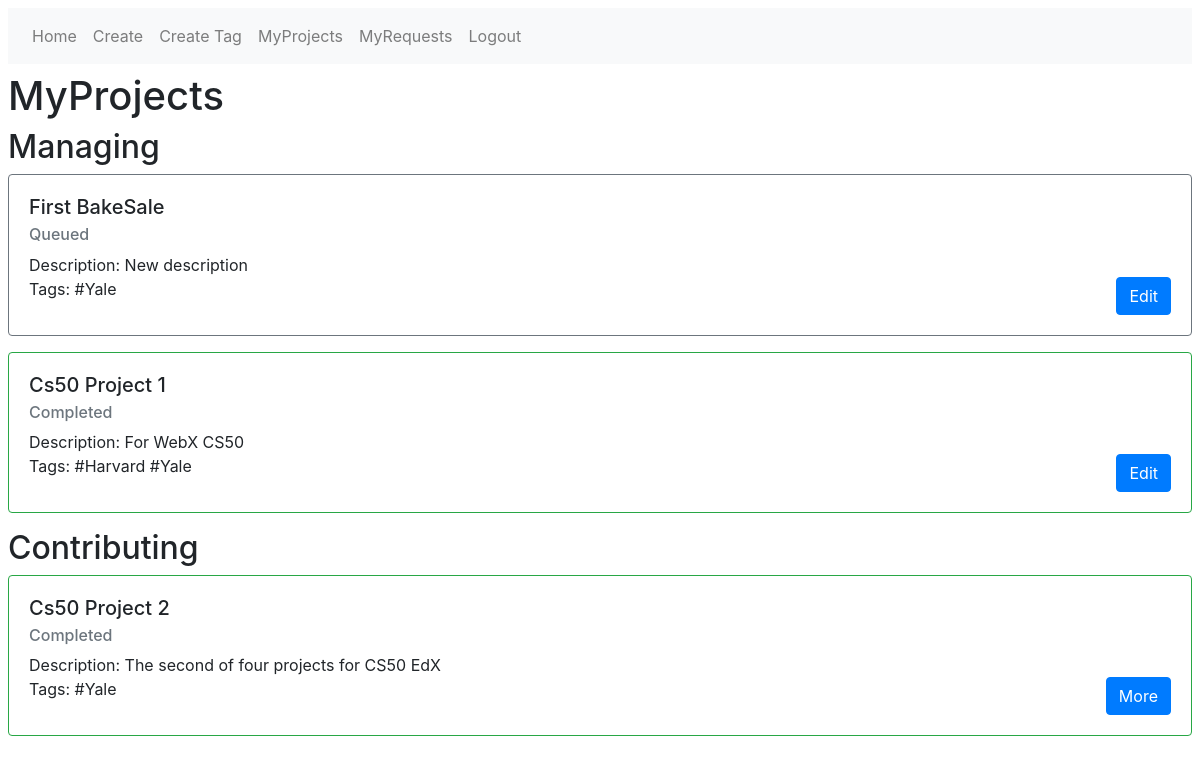
The page /projects/manage/ (signed in) on the database as committed earlier.
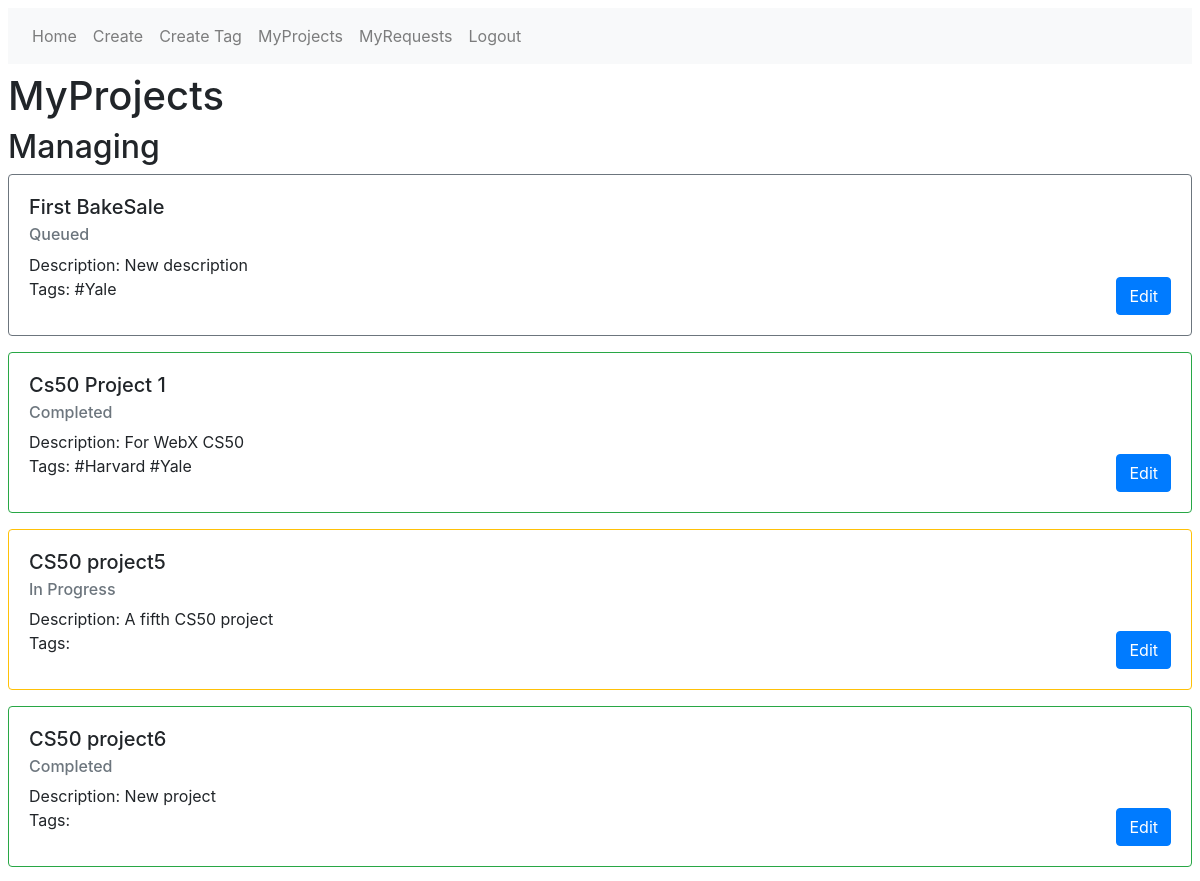
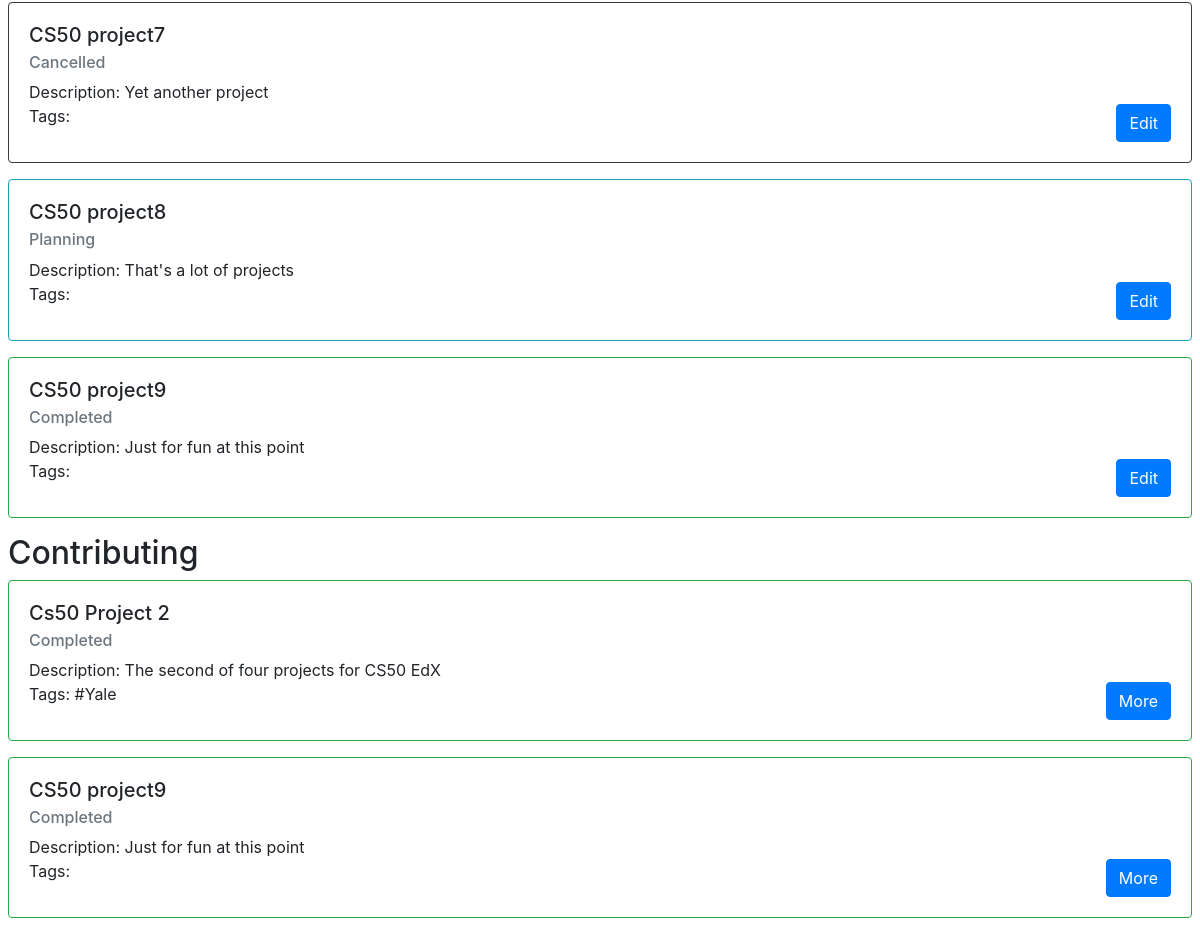
The same page on the database as committed later (2 pictures, top to bottom).
### users/models.py (models this page shows, shortened)
class Project(models.Model):
    name = models.CharField(max_length=64)
    manager = models.ForeignKey(User, on_delete=models.PROTECT, related_name='manager')
    status = models.ForeignKey('Status', on_delete=models.PROTECT,)
    contributors = models.ManyToManyField(User, related_name='contributor', blank=True,)
    description = models.TextField()
    tags = models.ManyToManyField(Tag, blank=True,)

class Status(models.Model):
    status = models.CharField(max_length=64)
    cardClass = models.ForeignKey('CardClass', on_delete=models.CASCADE)
    def __str__(self):
        return f"{self.status}"

class Tag(models.Model):
    tag = models.CharField(max_length=64)
    def __str__(self):
        return f"{self.tag}"

### projects/views.py (the view)
# urls.py: path("manage/", views.manage_view, name="manage"),
def manage_view(request):
    if not request.user.is_authenticated:
        return render(request, "users/login.html", {"message": None})
    context = {
        "managed_projects": request.user.manager.all(),
        "contributed_projects": request.user.contributor.all()
    }
    return render(request, "projects/manage.html", context)

### projects/templates/projects/manage.html
{% extends "projects/base.html" %}
{% block body %}
  <h1>MyProjects</h1>
  <h2>Managing</h2>
  {% for project in managed_projects %}
  <div class="{{project.status.cardClass.cardClass}}">
    <div class="card-body">
      <h5 class = "card-title"> {{project.name}}</h5>
      <h6 class="card-subtitle mb-2 text-muted">{{project.status}}</h6>
      Description: {{project.description}} <br>
      Tags: {% for tag in project.tags.all %}#{{tag}} {% endfor %}
      <a href="{% url 'projects:manage_project' project.id%}" class="float-right btn btn-primary">Edit</a>
    </div>
  </div>
  {% endfor %}
  <h2>Contributing</h2>
  {% for project in contributed_projects %}
  <div class="{{project.status.cardClass.cardClass}}">
    <div class="card-body">
      <h5 class = "card-title"> {{project.name}}</h5>
      <h6 class="card-subtitle mb-2 text-muted">{{project.status}}</h6>
      Description: {{project.description}} <br>
      Tags: {% for tag in project.tags.all %}#{{tag}} {% endfor %}
      <a href="{% url 'projects:manage_project' project.id%}" class="float-right btn btn-primary">More</a>
    </div>
  </div>
  {% endfor %}
{% endblock %}

### projects/templates/projects/base.html (shortened to what this page needs)
<!DOCTYPE html>
<html lang="en">
    <head>
      <link rel="stylesheet" href="https://stackpath.bootstrapcdn.com/bootstrap/4.5.0/css/bootstrap.min.css">
    </head>
    <body class = "m-2">
    <nav class="navbar navbar-expand-lg navbar-light bg-light">
      <div class="collapse navbar-collapse" id="navbarSupportedContent">
        <ul class="navbar-nav mr-auto">
          <li class="nav-item">
            <a class="nav-link" href="{% url 'projects:home' %}">Home<span class="sr-only">(current)</span></a>
          </li>
          <li class="nav-item">
            <a class="nav-link" href="{% url 'projects:create' %}">Create<span class="sr-only">(current)</span></a>
          </li>
          <li class="nav-item">
            <a class="nav-link" href="{% url 'projects:create_tag' %}">Create Tag</a>
          </li>
          <li class="nav-item">
            <a class="nav-link" href="{% url 'projects:manage' %}">MyProjects<span class="sr-only">(current)</span></a>
          </li>
          <li class="nav-item">
            <a class="nav-link" href="{% url 'projects:myrequests' %}">MyRequests</a>
          </li>
          <li class="nav-item">
            <a class="nav-link" href="{% url 'users:logout' %}">Logout</a>
          </li>
        </ul>
      </div>
    </nav>
        {% block body %}
        {% endblock %}
    </body>
</html>

Rows that differ between the two databases and show on the page:
added Project: name "CS50 project5", status "In Progress", description "A fifth CS50 project", shown under "Managing"
added Project: name "CS50 project6", status "Completed", description "New project", shown under "Managing"
added Project: name "CS50 project7", status "Cancelled", description "Yet another project", shown under "Managing"
added Project: name "CS50 project8", status "Planning", description "That's a lot of projects", shown under "Managing"
added Project: name "CS50 project9", status "Completed", description "Just for fun at this point"
